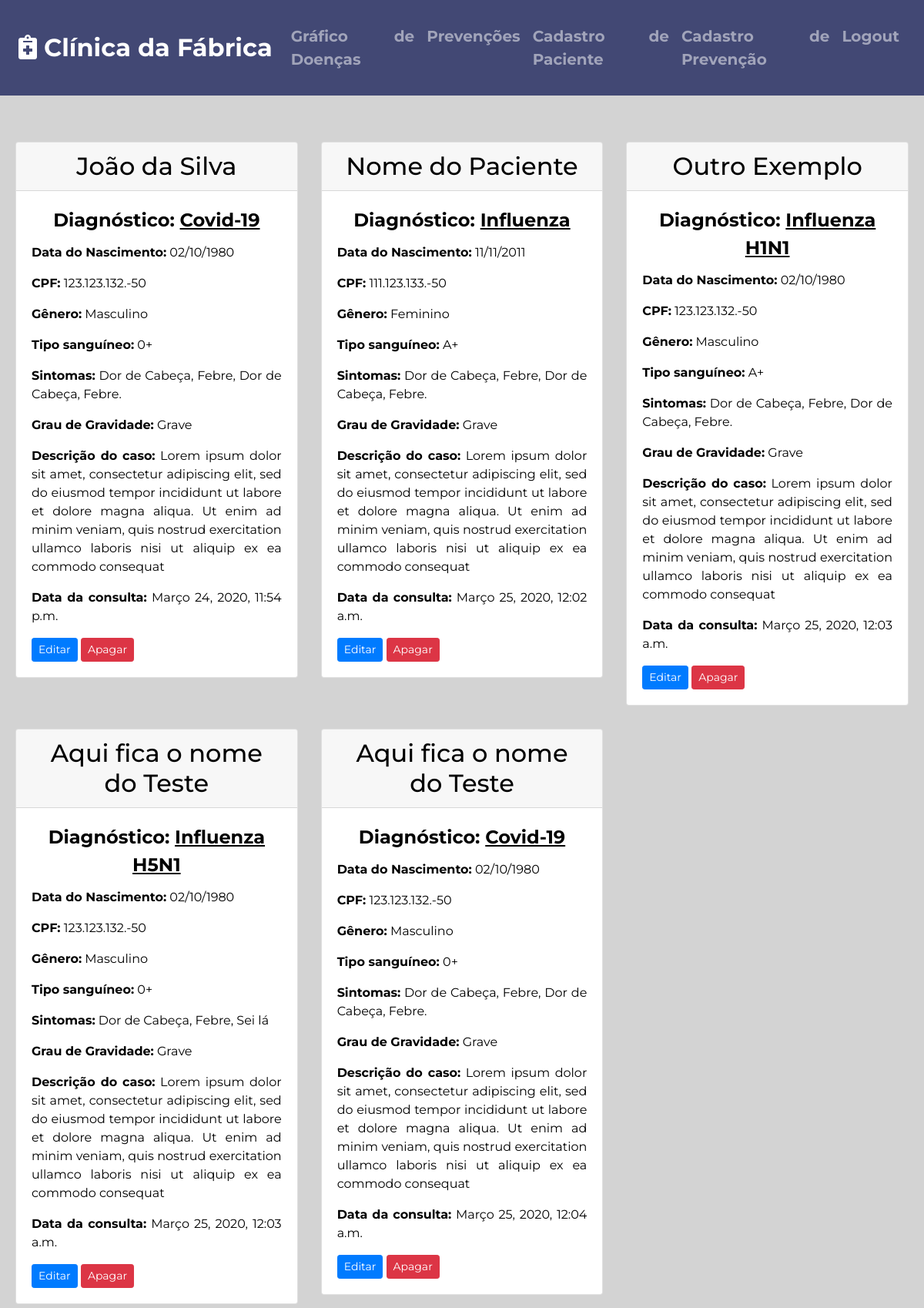
The app's page / (signed in) with its own data.
### base/models.py (models this page shows, shortened)
class Pacientes(models.Model):
    nome = models.CharField(max_length=100, verbose_name="Nome Completo")
    dataNasc = models.DateField(verbose_name="Data do Nascimento")
    genero = models.CharField(max_length=50, verbose_name="Gênero do Paciente")
    cpf = models.CharField(max_length=50, verbose_name="Número do CPF")
    tipoSang = models.CharField(max_length=50, verbose_name="Tipo Sanguíneo")
    sintomas = models.CharField(max_length=150, verbose_name="Sintomas")
    descrCaso = models.TextField(verbose_name="Descrição do Caso")
    gravidade = models.CharField(max_length=50, verbose_name="Grau de Gravidade")
    dataInc = models.DateTimeField(default=timezone.now, verbose_name="Data do Cadastro")

class diagnosticos(models.Model):
    Pacientes = models.OneToOneField(Pacientes, on_delete=models.CASCADE)
    diagnosticos_escolha = (
        ("Covid-19", "Covid-19"),
        ("Influenza", "Influenza"),
        ("Influenza H1N1", "Influenza H1N1"),
        ("Influenza H5N1", "Influenza H5N1"),
    )
    diagnostico = models.CharField(max_length=50, choices=diagnosticos_escolha)

### base/views.py (the view)
# urls.py: path('', views.home, name="base-home"),
@login_required
def home(request):
    context = {
        'Pacientes': Pacientes.objects.all(),
        'diagnosticos': diagnosticos.objects.all(),
    }
    return render(request, 'base/home.html', context)

### base/templates/base/home.html
{% extends 'base/modelo.html' %}
{%block content %}
<div class="row">
    {% for Pacientes in Pacientes %}
    <div class="carddoenca col-lg-4 col-md-6">
        <div class="card">
            <h2 class="card-header">{{ Pacientes.nome }}</h5>
            <div class="card-body">
              <h5 class="card-title"> Diagnóstico: <ins>{{ Pacientes.diagnosticos.diagnostico }}</ins></h5>
              <p class="card-text"><strong>Data do Nascimento:</strong>  {{ Pacientes.dataNasc|date:"d/m/Y" }}</p>
              <p class="card-text"><strong>CPF:</strong> {{ Pacientes.cpf }}</p>
              <p class="card-text"><strong>Gênero:</strong> {{ Pacientes.genero }}</p>
              <p class="card-text"><strong>Tipo sanguíneo:</strong> {{ Pacientes.tipoSang }}</p>
              <p class="card-text"><strong>Sintomas:</strong> {{ Pacientes.sintomas }}</p>
              <p class="card-text"><strong>Grau de Gravidade:</strong> {{ Pacientes.gravidade }}</p>
              <p class="card-text"><strong>Descrição do caso:</strong> {{ Pacientes.descrCaso }}</p>
              <p class="card-text"><strong>Data da consulta:</strong> {{ Pacientes.dataInc }}</p>
              <a href="{% url 'base-editar' Pacientes.id %}" class="btn btn-primary btn-sm">Editar</a>
              <a href="{% url 'base-apagar' Pacientes.id %}" class="btn btn-danger btn-sm">Apagar</a>
            </div>
          </div>
    </div>
    {% endfor %}
</div>
{% endblock content %}

### base/static/base/main.css (style rules this page uses)
body { background-color: #D3D3D3; color: black; font-family: "Montserrat"; text-align: justify; line-height: 1.5; }
h2 { text-align: center; }
h5 { text-align: center; font-weight: bold; font-size: 1.5rem; line-height: 1.5; }
.row { margin: 30px 5px 5px 5px; }
.carddoenca { margin-top: 30px; }

### records on screen
Pacientes: nome "João da Silva", diagnosticos.diagnostico "Covid-19", dataNasc "02/10/1980", cpf "123.123.132.-50", genero "Masculino", tipoSang "0+", sintomas "Dor de Cabeça, Febre, Dor de Cabeça, Febre.", gravidade "Grave", descrCaso "Lorem ipsum dolor sit amet, consectetur adipiscing elit, sed do eiusmod tempor incididunt ut labore et dolore magna aliqua. Ut enim ad minim veniam, quis nostrud exercitation ullamco laboris nisi ut aliquip ex ea commodo consequat", dataInc "Março 24, 2020, 11:54 p.m."
Pacientes: nome "Nome do Paciente", diagnosticos.diagnostico "Influenza", dataNasc "11/11/2011", cpf "111.123.133.-50", genero "Feminino", tipoSang "A+", sintomas "Dor de Cabeça, Febre, Dor de Cabeça, Febre.", gravidade "Grave", descrCaso "Lorem ipsum dolor sit amet, consectetur adipiscing elit, sed do eiusmod tempor incididunt ut labore et dolore magna aliqua. Ut enim ad minim veniam, quis nostrud exercitation ullamco laboris nisi ut aliquip ex ea commodo consequat", dataInc "Março 25, 2020, 12:02 a.m."
Pacientes: nome "Outro Exemplo", diagnosticos.diagnostico "Influenza H1N1", dataNasc "02/10/1980", cpf "123.123.132.-50", genero "Masculino", tipoSang "A+", sintomas "Dor de Cabeça, Febre, Dor de Cabeça, Febre.", gravidade "Grave", descrCaso "Lorem ipsum dolor sit amet, consectetur adipiscing elit, sed do eiusmod tempor incididunt ut labore et dolore magna aliqua. Ut enim ad minim veniam, quis nostrud exercitation ullamco laboris nisi ut aliquip ex ea commodo consequat", dataInc "Março 25, 2020, 12:03 a.m."
Pacientes: nome "Aqui fica o nome do Teste", diagnosticos.diagnostico "Influenza H5N1", dataNasc "02/10/1980", cpf "123.123.132.-50", genero "Masculino", tipoSang "0+", sintomas "Dor de Cabeça, Febre, Sei lá", gravidade "Grave", descrCaso "Lorem ipsum dolor sit amet, consectetur adipiscing elit, sed do eiusmod tempor incididunt ut labore et dolore magna aliqua. Ut enim ad minim veniam, quis nostrud exercitation ullamco laboris nisi ut aliquip ex ea commodo consequat", dataInc "Março 25, 2020, 12:03 a.m."
Pacientes: nome "Aqui fica o nome do Teste", diagnosticos.diagnostico "Covid-19", dataNasc "02/10/1980", cpf "123.123.132.-50", genero "Masculino", tipoSang "0+", sintomas "Dor de Cabeça, Febre, Dor de Cabeça, Febre.", gravidade "Grave", descrCaso "Lorem ipsum dolor sit amet, consectetur adipiscing elit, sed do eiusmod tempor incididunt ut labore et dolore magna aliqua. Ut enim ad minim veniam, quis nostrud exercitation ullamco laboris nisi ut aliquip ex ea commodo consequat", dataInc "Março 25, 2020, 12:04 a.m."
